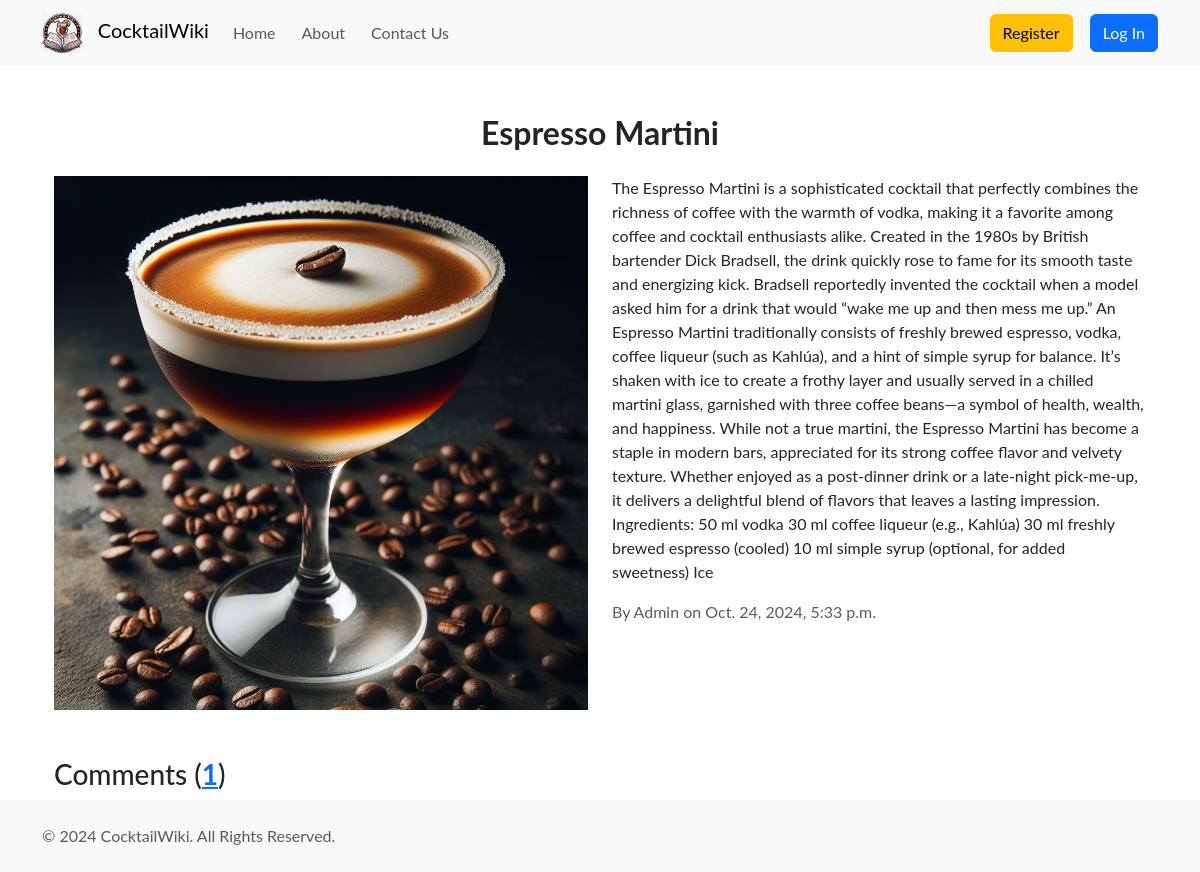
The app's page /post/2/ with its own data.
### main/models.py (models this page shows, shortened)
class Post(models.Model):
    STATUS_POST = (
        (0, "Created"),
        (1, "Published"),
        (2, "Denied")
    )
    title = models.CharField(max_length=2500)
    content = models.TextField()
    image = models.ImageField('Image', null=False, upload_to='media')
    author = models.ForeignKey(User, on_delete=models.CASCADE)
    created_at = models.DateTimeField(auto_now_add=True)
    status = models.IntegerField(STATUS_POST, default=0)

### main/views.py (the view)
# urls.py: path('post/<int:post_id>/', views.post_detail, name='post_detail'),
def post_detail(request, post_id):
    post = get_object_or_404(Post, id=post_id)
    comments = post.comments.all()
    if request.method == 'POST':
        comment_form = CommentForm(request.POST)
        if comment_form.is_valid():
            comment = comment_form.save(commit=False)
            comment.post = post
            comment.author = request.user
            comment.save()
            return redirect('post_detail', post_id=post.id)
    else:
        comment_form = CommentForm()
    return render(request, 'main/posts/post_detail.html',
                  {'post': post, 'comments': comments, 'comment_form': comment_form})

### main/context_processors.py (called while the page is built)
def moderator_status(request):
    is_moderator = request.user.groups.filter(name='Administrator').exists() if request.user.is_authenticated else False
    return {'is_moderator': is_moderator}

### main/templates/main/posts/post_detail.html
{% extends 'main/layout.html' %}
{% block content %}
<div class="container">
    <h2 class="text-center my-4 title-page">{{ post.title }}</h2>
    <div class="row">
        <div class="col-md-6 mb-4">
            <img src="{{ post.image.url }}" class="img-fluid" alt="{{ post.title }}">
        </div>
        <div class="col-md-6">
            <p>{{ post.content }}</p>
            <p class="text-muted">By {{ post.author }} on {{ post.created_at }}</p>
        </div>
    </div>
    {% if user.is_authenticated %}
    <div class="comments-section my-4">
        <h3 class="mt-4">Comments</h3>
        <div class="border p-3 rounded">
            {% if comments %}
            <ul class="list-group">
                {% for comment in comments %}
                <li class="list-group-item">
                    <strong>{{ comment.author }}</strong> on {{ comment.created_at }}:
                    <p>{{ comment.content }}</p>
                </li>
                {% endfor %}
            </ul>
            {% else %}
            <div class="alert alert-info" role="alert">
                No comments yet. Be the first to comment!
            </div>
            {% endif %}
        </div>
    </div>
    <h3 class="mt-4">Add a Comment</h3>
    <form method="post">
        {% csrf_token %}
        <div class="form-group">
            <textarea class="form-control" name="content" rows="3" placeholder="Write your comment here..."
                      required></textarea>
        </div>
        <button type="submit" class="btn btn-primary mt-2 float-end">Submit Comment</button>
    </form>
    {% else %}
    <h3 class="mt-4">Comments (<b><a href="{% url 'login' %}">{{ comments.count }}</a></b>)</h3>
    {% endif %}
</div>
{% endblock %}

### main/static/css/main.css (style rules this page uses)
body { display: flex; flex-direction: column; min-height: 100vh; font-family: "Lato", serif; font-weight: 400; font-style: normal; }
.container { flex: 1; }
.title-page { font-family: "Lato", serif; font-weight: 700; font-style: normal; }

### records on screen
Post: title "Espresso Martini", image (picture), content "The Espresso Martini is a sophisticated cocktail that perfectly combines the richness of coffee with the warmth of vodka, making it a favorite among coffee and cocktail enthusiasts alike. Created in the 1980s by British bartender Dick Bradsell, the drink quickly rose to fame for its smooth taste and energizing kick. Bradsell reportedly invented the cocktail when a model asked him for a drink that would “wake me up and then mess me up.” An Espresso Martini traditionally consists of freshly brewed espresso, vodka, coffee liqueur (such as Kahlúa), and a hint of simple syrup for balance. It’s shaken with ice to create a frothy layer and usually served in a chilled martini glass, garnished with…", author "Admin", created_at "Oct. 24, 2024, 5:33 p.m.", count "1"
